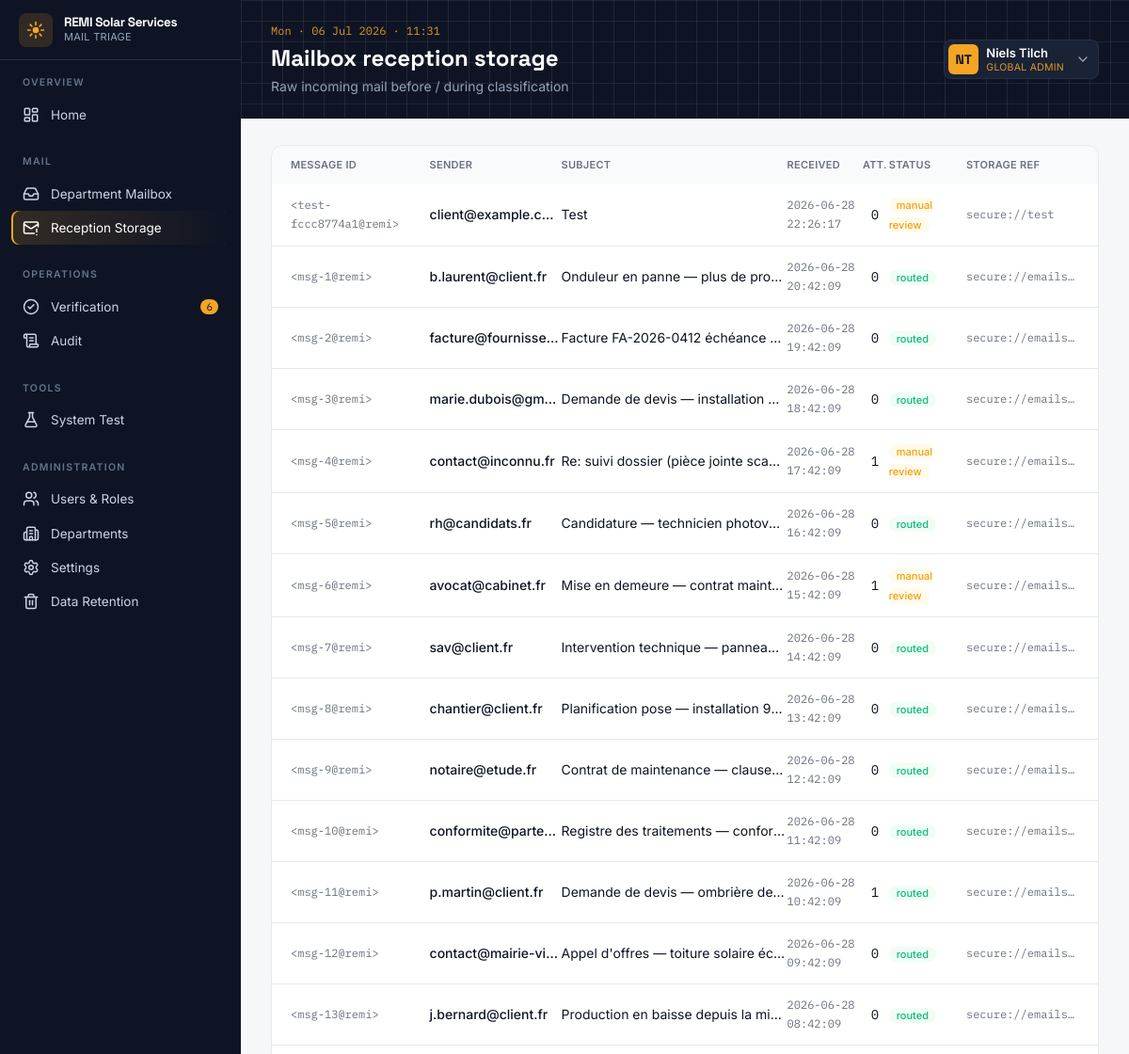
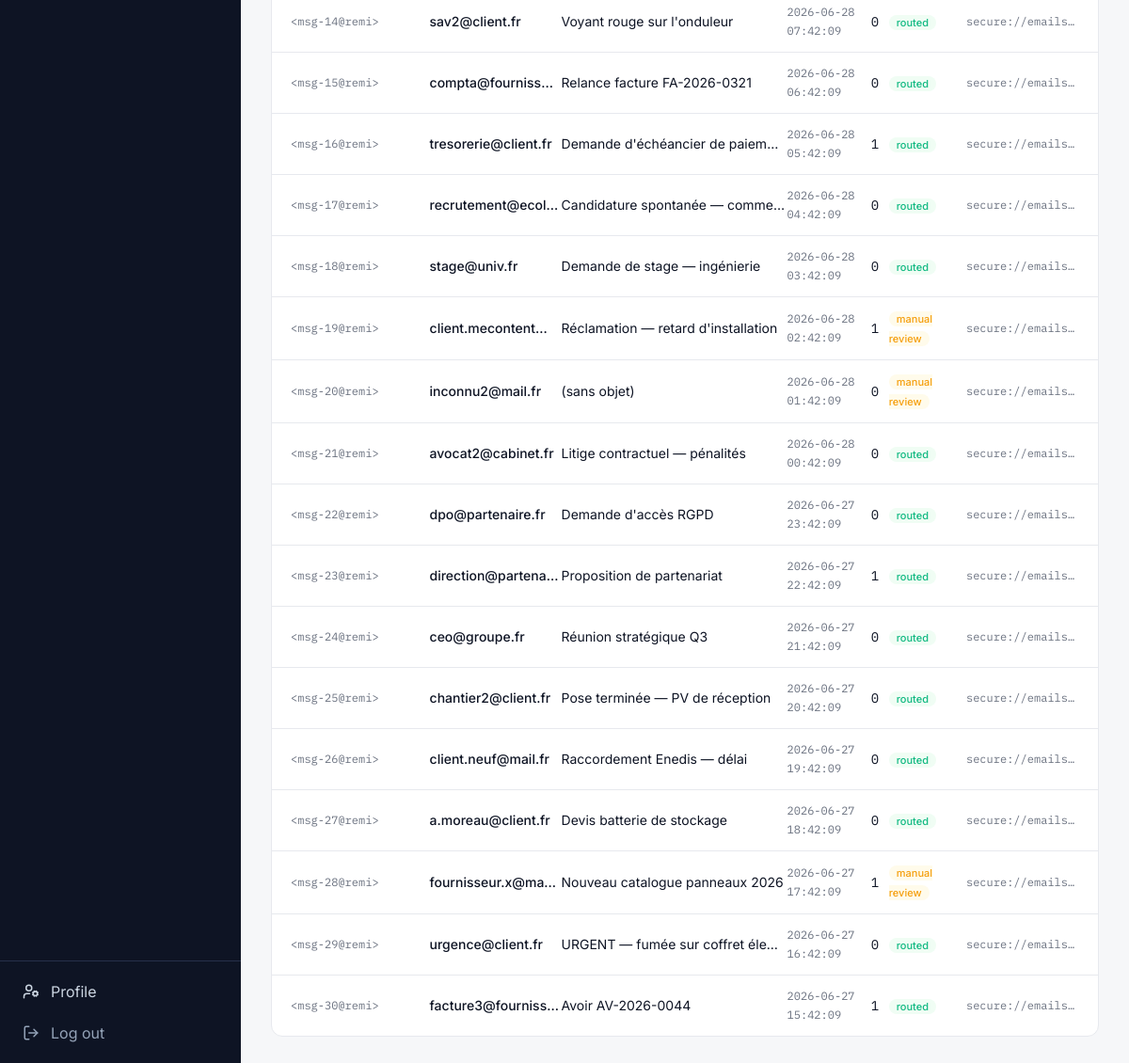
Page /reception (signed in) on the committed database (2 pictures, top to bottom).
### tables this page shows
CREATE TABLE users (
  id            INTEGER PRIMARY KEY AUTOINCREMENT,
  uuid          TEXT UNIQUE,             -- UUIDv7
  full_name     TEXT NOT NULL,
  email         TEXT NOT NULL UNIQUE,
  password_hash TEXT NOT NULL,            -- bcrypt hash
  role_id       INTEGER NOT NULL REFERENCES roles(id),
  department_id INTEGER REFERENCES departments(id),
  is_active     INTEGER NOT NULL DEFAULT 1,
  mfa_enabled   INTEGER NOT NULL DEFAULT 0,
  mfa_secret    TEXT,                     -- base32 TOTP secret (set when MFA enabled)
  last_login_at TEXT,
  created_at    TEXT NOT NULL DEFAULT (datetime('now'))
);

CREATE TABLE roles (
  id          INTEGER PRIMARY KEY AUTOINCREMENT,
  name        TEXT NOT NULL UNIQUE,
  description TEXT
);

CREATE TABLE emails (
  id              INTEGER PRIMARY KEY AUTOINCREMENT,
  uuid            TEXT UNIQUE,           -- UUIDv7, used by the front-end
  message_id      TEXT NOT NULL UNIQUE,
  sender_email    TEXT NOT NULL,
  sender_name     TEXT,
  subject         TEXT,
  body            TEXT,
  received_at     TEXT NOT NULL,
  ingested_at     TEXT NOT NULL DEFAULT (datetime('now')),
  status          TEXT NOT NULL DEFAULT 'received'
                    CHECK (status IN ('received','processing','classified','manual_review','routed','completed','failed')),
  has_attachments INTEGER NOT NULL DEFAULT 0,
  storage_ref     TEXT
);

### app.py (the view)
@app.route("/reception")
@page_guard("reception")
def reception():
    rows = db().execute("""
        SELECT e.*, (SELECT COUNT(*) FROM attachments WHERE email_id=e.id) AS n_att
        FROM emails e ORDER BY e.received_at DESC
    """).fetchall()
    return render_template("reception.html", emails=rows)

### app.py (called while the page is built)
def db():
    if "db" not in g:
        g.db = sqlite3.connect(DB_PATH)
        g.db.row_factory = sqlite3.Row
        g.db.execute("PRAGMA foreign_keys = ON;")
    return g.db

def current_user():
    uid = session.get("user_id")
    if not uid:
        return None
    return db().execute(
        """SELECT u.*, r.name AS role_name, d.name AS dept_name
           FROM users u JOIN roles r ON u.role_id = r.id
           LEFT JOIN departments d ON u.department_id = d.id
           WHERE u.id = ?""", (uid,)
    ).fetchone()

def login_required(view):
    @functools.wraps(view)
    def wrapped(*a, **kw):
        if not session.get("user_id"):
            return redirect(url_for("login"))
        return view(*a, **kw)
    return wrapped

def page_guard(page_key):
    def deco(view):
        @functools.wraps(view)
        @login_required
        def wrapped(*a, **kw):
            user = current_user()
            if user["role_name"] not in PAGE_ROLES.get(page_key, set()):
                abort(403)
            return view(*a, **kw)
        return wrapped
    return deco

@app.context_processor
def inject_nav():
    user = current_user()
    if not user:
        return {"user": None, "nav": [], "active": request.endpoint}
    role = user["role_name"]
    visible = []
    for section, items in NAV:
        allowed = [(k, label, icon) for k, label, icon, roles in items if role in roles]
        if allowed:
            visible.append((section, allowed))
    pending = db().execute("SELECT COUNT(*) c FROM review_tasks WHERE status='pending'").fetchone()["c"]
    now = dt.datetime.now().strftime("%a · %d %b %Y · %H:%M")
    return {"user": user, "nav": visible, "active": request.endpoint,
            "pending_reviews": pending, "now": now}

### templates/reception.html (shortened to what this page needs)
{% extends "base.html" %}
{% import "_macros.html" as m %}
{% block heading %}Mailbox reception storage{% endblock %}
{% block subheading %}Raw incoming mail before / during classification{% endblock %}
{% block content %}
<section class="bg-card border border-line rounded-xl overflow-hidden">
  <table class="w-full text-sm">
    <thead class="text-[11px] uppercase tracking-wide text-muted bg-surface/60">
      <tr><th class="text-left font-semibold px-5 py-2.5">Message ID</th><th class="text-left font-semibold py-2.5">Sender</th>
          <th class="text-left font-semibold py-2.5">Subject</th><th class="text-left font-semibold py-2.5">Received</th>
          <th class="text-center font-semibold py-2.5">Att.</th><th class="text-left font-semibold py-2.5">Status</th>
          <th class="text-left font-semibold px-5 py-2.5">Storage ref</th></tr>
    </thead>
    <tbody class="divide-y divide-line">
      {% for e in emails %}
      <tr class="hover:bg-surface/60">
        <td class="px-5 py-3 font-mono text-[12px] text-muted">{{ e.message_id }}</td>
        <td class="py-3 font-medium truncate max-w-[140px]">{{ e.sender_email }}</td>
        <td class="py-3 truncate max-w-[240px]">{{ e.subject }}</td>
        <td class="py-3 text-muted font-mono text-[12px]">{{ e.received_at }}</td>
        <td class="py-3 text-center font-mono">{{ e.n_att or '0' }}</td>
        <td class="py-3">{{ m.status_badge(e.status) }}</td>
        <td class="px-5 py-3 font-mono text-[12px] text-muted truncate max-w-[160px]">{{ e.storage_ref }}</td>
      </tr>
      {% else %}
      <tr><td colspan="7" class="px-5 py-10 text-center text-muted">Reception storage is empty.</td></tr>
      {% endfor %}
    </tbody>
  </table>
</section>
{% endblock %}

### templates/base.html (shortened to what this page needs)
<!DOCTYPE html>
<html lang="en">
<head>
<script src="https://cdn.tailwindcss.com"></script>
</head>
<body class="font-sans text-ink bg-surface">
<div class="flex min-h-screen">
  <aside class="w-64 shrink-0 bg-ink text-slate-300 flex flex-col fixed h-screen z-10">
    <div class="px-5 h-16 flex items-center gap-3 border-b border-inkline">
      <div class="w-9 h-9 rounded-lg bg-sun/15 grid place-items-center">
        <svg viewBox="0 0 24 24" class="w-5 h-5 text-sun" fill="none" stroke="currentColor" stroke-width="2" stroke-linecap="round">
          <circle cx="12" cy="12" r="4" fill="currentColor" stroke="none"/>
          <path d="M12 2v3M12 19v3M2 12h3M19 12h3M5 5l2 2M17 17l2 2M19 5l-2 2M7 17l-2 2"/>
        </svg>
      </div>
      <div class="leading-tight min-w-0">
        <div class="font-display font-bold text-white text-[13.5px] whitespace-nowrap tracking-tight">REMI Solar Services</div>
        <div class="text-[11px] tracking-wide text-slate-400 uppercase">Mail Triage</div>
      </div>
    </div>
    <nav class="flex-1 overflow-y-auto py-4 px-3 space-y-6 text-[13.5px]">
      {% for section, items in nav %}
      <div>
        <p class="px-3 mb-2 text-[10.5px] font-semibold tracking-[.12em] text-slate-500 uppercase">{{ section }}</p>
        {% for key, label, icon in items %}
        <a href="{{ url_for(key) }}"
           class="nav-item flex items-center gap-3 px-3 py-2 rounded-lg {{ 'nav-active' if active==key }}">
          <i data-lucide="{{ icon }}" class="w-[18px] h-[18px]"></i>{{ label }}
          {% if key=='verification' and pending_reviews %}
          <span class="ml-auto text-[11px] font-mono bg-sun text-ink rounded-full px-1.5">{{ pending_reviews }}</span>
          {% endif %}
        </a>
        {% endfor %}
      </div>
      {% endfor %}
    </nav>
    <div class="px-3 py-3 border-t border-inkline space-y-1">
      <a href="{{ url_for('profile') }}" class="nav-item flex items-center gap-3 px-3 py-2 rounded-lg {{ 'nav-active' if active=='profile' }}">
        <i data-lucide="user-cog" class="w-[18px] h-[18px]"></i>Profile</a>
      <a href="{{ url_for('logout') }}" class="nav-item flex items-center gap-3 px-3 py-2 rounded-lg text-slate-400">
        <i data-lucide="log-out" class="w-[18px] h-[18px]"></i>Log out</a>
    </div>
  </aside>
  <main class="flex-1 ml-64 min-w-0">
    <header class="bg-ink text-white">
      <div class="grid-tex">
        <div class="px-8 py-6 flex items-center justify-between">
          <div>
            <p class="text-[12px] font-mono text-sun/90 mb-1">{{ now }}</p>
            <h1 class="font-display text-2xl font-bold">{% block heading %}{% endblock %}</h1>
            <p class="text-slate-400 text-sm mt-1">{% block subheading %}{% endblock %}</p>
          </div>
          <div class="relative" x-dropdown>
            <button type="button" onclick="this.nextElementSibling.classList.toggle('hidden')"
              class="flex items-center gap-2 bg-inksoft border border-inkline rounded-lg pl-1 pr-2 py-1 hover:border-sun/50 transition">
              <div class="w-8 h-8 rounded-md bg-sun text-ink grid place-items-center font-display font-bold text-sm">
                {{ user.full_name.split()|map('first')|join|upper }}</div>
              <div class="leading-tight text-left">
                <div class="text-[13px] font-semibold">{{ user.full_name }}</div>
                <div class="text-[10.5px] text-sun/90 uppercase tracking-wide">{{ user.role_name.replace('_',' ').replace(' administrator',' admin') }}</div>
              </div>
              <i data-lucide="chevron-down" class="w-4 h-4 text-slate-400 ml-1"></i>
            </button>
          </div>
        </div>
      </div>
    </header>
    <div class="px-8 py-7 space-y-6">
      {% block content %}{% endblock %}
    </div>
  </main>
</div>
</body>
</html>

### templates/_macros.html (shortened to what this page needs)
{% macro status_badge(s) %}
  {% set colors = {'routed':'bg-green-50 text-ok','manual_review':'bg-amber-50 text-warn',
                   'received':'bg-slate-100 text-muted','processing':'bg-blue-50 text-panel',
                   'classified':'bg-blue-50 text-panel','failed':'bg-red-50 text-danger',
                   'completed':'bg-slate-100 text-muted'} %}
  <span class="badge {{ colors.get(s,'bg-slate-100 text-muted') }}">{{ s.replace('_',' ') }}</span>
{% endmacro %}

### templates/base.html (style rules this page uses)
.nav-item { transition:all .15s ease }
.nav-active { background:linear-gradient(90deg,rgba(245,165,36,.16),transparent);box-shadow:inset 2px 0 0 #F5A524;color:#fff }
.grid-tex { background-image:linear-gradient(#ffffff14 1px,transparent 1px),linear-gradient(90deg,#ffffff14 1px,transparent 1px);background-size:22px 22px }
.badge { font-size:11px;font-weight:500;padding:1px 8px;border-radius:9999px }

### rows in the picture
users: full_name "Niels Tilch"
roles: role_name.replace "GLOBAL ADMIN"
emails: message_id "<test-fccc8774a1@remi>", sender_email "client@example.c…", subject "Test", received_at "2026-06-28 22:26:17", has_attachments "0", replace "manual review", storage_ref "secure://test"
emails: message_id "<msg-1@remi>", sender_email "b.laurent@client.fr", subject "Onduleur en panne — plus de pro…", received_at "2026-06-28 20:42:09", has_attachments "0", replace "routed", storage_ref "secure://emails…"
emails: message_id "<msg-2@remi>", sender_email "facture@fournisse…", subject "Facture FA-2026-0412 échéance…", received_at "2026-06-28 19:42:09", has_attachments "0", replace "routed", storage_ref "secure://emails…"
emails: message_id "<msg-3@remi>", sender_email "marie.dubois@gm…", subject "Demande de devis — installation…", received_at "2026-06-28 18:42:09", has_attachments "0", replace "routed", storage_ref "secure://emails…"
emails: message_id "<msg-4@remi>", sender_email "contact@inconnu.fr", subject "Re: suivi dossier (pièce jointe sca…", received_at "2026-06-28 17:42:09", has_attachments "1", replace "manual review", storage_ref "secure://emails…"
emails: message_id "<msg-5@remi>", sender_email "rh@candidats.fr", subject "Candidature — technicien photov…", received_at "2026-06-28 16:42:09", has_attachments "0", replace "routed", storage_ref "secure://emails…"
emails: message_id "<msg-6@remi>", sender_email "avocat@cabinet.fr", subject "Mise en demeure — contrat maint…", received_at "2026-06-28 15:42:09", has_attachments "1", replace "manual review", storage_ref "secure://emails…"
emails: message_id "<msg-7@remi>", sender_email "sav@client.fr", subject "Intervention technique — pannea…", received_at "2026-06-28 14:42:09", has_attachments "0", replace "routed", storage_ref "secure://emails…"
emails: message_id "<msg-8@remi>", sender_email "chantier@client.fr", subject "Planification pose — installation 9…", received_at "2026-06-28 13:42:09", has_attachments "0", replace "routed", storage_ref "secure://emails…"
emails: message_id "<msg-9@remi>", sender_email "notaire@etude.fr", subject "Contrat de maintenance — clause…", received_at "2026-06-28 12:42:09", has_attachments "0", replace "routed", storage_ref "secure://emails…"
emails: message_id "<msg-10@remi>", sender_email "conformite@parte…", subject "Registre des traitements — confor…", received_at "2026-06-28 11:42:09", has_attachments "0", replace "routed", storage_ref "secure://emails…"
emails: message_id "<msg-11@remi>", sender_email "p.martin@client.fr", subject "Demande de devis — ombrière de…", received_at "2026-06-28 10:42:09", has_attachments "1", replace "routed", storage_ref "secure://emails…"
emails: message_id "<msg-12@remi>", sender_email "contact@mairie-vi…", subject "Appel d'offres — toiture solaire éc…", received_at "2026-06-28 09:42:09", has_attachments "0", replace "routed", storage_ref "secure://emails…"
emails: message_id "<msg-13@remi>", sender_email "j.bernard@client.fr", subject "Production en baisse depuis la mi…", received_at "2026-06-28 08:42:09", has_attachments "0", replace "routed", storage_ref "secure://emails…"
emails: message_id "<msg-14@remi>", sender_email "sav2@client.fr", subject "Voyant rouge sur l'onduleur", received_at "2026-06-28 07:42:09", has_attachments "0", replace "routed", storage_ref "secure://emails…"
emails: message_id "<msg-15@remi>", sender_email "compta@fourniss…", subject "Relance facture FA-2026-0321", received_at "2026-06-28 06:42:09", has_attachments "0", replace "routed", storage_ref "secure://emails…"
emails: message_id "<msg-16@remi>", sender_email "tresorerie@client.fr", subject "Demande d'échéancier de paiem…", received_at "2026-06-28 05:42:09", has_attachments "1", replace "routed", storage_ref "secure://emails…"
emails: message_id "<msg-17@remi>", sender_email "recrutement@ecol…", subject "Candidature spontanée — comme…", received_at "2026-06-28 04:42:09", has_attachments "0", replace "routed", storage_ref "secure://emails…"
emails: message_id "<msg-18@remi>", sender_email "stage@univ.fr", subject "Demande de stage — ingénierie", received_at "2026-06-28 03:42:09", has_attachments "0", replace "routed", storage_ref "secure://emails…"
emails: message_id "<msg-19@remi>", sender_email "client.mecontent…", subject "Réclamation — retard d'installation", received_at "2026-06-28 02:42:09", has_attachments "1", replace "manual review", storage_ref "secure://emails…"
emails: message_id "<msg-20@remi>", sender_email "inconnu2@mail.fr", subject "(sans objet)", received_at "2026-06-28 01:42:09", has_attachments "0", replace "manual review", storage_ref "secure://emails…"
emails: message_id "<msg-21@remi>", sender_email "avocat2@cabinet.fr", subject "Litige contractuel — pénalités", received_at "2026-06-28 00:42:09", has_attachments "0", replace "routed", storage_ref "secure://emails…"
emails: message_id "<msg-22@remi>", sender_email "dpo@partenaire.fr", subject "Demande d'accès RGPD", received_at "2026-06-27 23:42:09", has_attachments "0", replace "routed", storage_ref "secure://emails…"
emails: message_id "<msg-23@remi>", sender_email "direction@partena…", subject "Proposition de partenariat", received_at "2026-06-27 22:42:09", has_attachments "1", replace "routed", storage_ref "secure://emails…"
emails: message_id "<msg-24@remi>", sender_email "ceo@groupe.fr", subject "Réunion stratégique Q3", received_at "2026-06-27 21:42:09", has_attachments "0", replace "routed", storage_ref "secure://emails…"
emails: message_id "<msg-25@remi>", sender_email "chantier2@client.fr", subject "Pose terminée — PV de réception", received_at "2026-06-27 20:42:09", has_attachments "0", replace "routed", storage_ref "secure://emails…"
emails: message_id "<msg-26@remi>", sender_email "client.neuf@mail.fr", subject "Raccordement Enedis — délai", received_at "2026-06-27 19:42:09", has_attachments "0", replace "routed", storage_ref "secure://emails…"
emails: message_id "<msg-27@remi>", sender_email "a.moreau@client.fr", subject "Devis batterie de stockage", received_at "2026-06-27 18:42:09", has_attachments "0", replace "routed", storage_ref "secure://emails…"
emails: message_id "<msg-28@remi>", sender_email "fournisseur.x@ma…", subject "Nouveau catalogue panneaux 2026", received_at "2026-06-27 17:42:09", has_attachments "1", replace "manual review", storage_ref "secure://emails…"
emails: message_id "<msg-29@remi>", sender_email "urgence@client.fr", subject "URGENT — fumée sur coffret éle…", received_at "2026-06-27 16:42:09", has_attachments "0", replace "routed", storage_ref "secure://emails…"
emails: message_id "<msg-30@remi>", sender_email "facture3@fourniss…", subject "Avoir AV-2026-0044", received_at "2026-06-27 15:42:09", has_attachments "1", replace "routed", storage_ref "secure://emails…"

### other values in the picture
{{ section }} "OVERVIEW" "MAIL" "OPERATIONS" "TOOLS" "ADMINISTRATION"
{{ label }} "Home" "Department Mailbox" "Reception Storage" "Verification" "Audit" "System Test" "Users & Roles" "Departments" "Settings" "Data Retention"
{{ pending_reviews }} "6"
{{ user.full_name.split()|map('first')|join|upper }} "NT"
